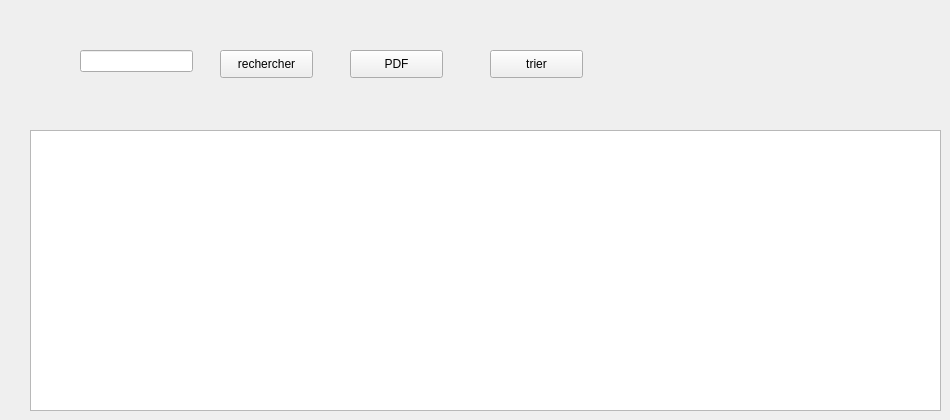
      <widget class="QWidget" name="tab_12">
       <attribute name="title">
        <string>afficher</string>
       </attribute>
       <widget class="QTableView" name="table_reservation_2">
        <property name="geometry">
         <rect>
          <x>30</x>
          <y>130</y>
          <width>911</width>
          <height>281</height>
         </rect>
        </property>
       </widget>
       <widget class="QLineEdit" name="lineEdit_rechercheId_3">
        <property name="geometry">
         <rect>
          <x>80</x>
          <y>50</y>
          <width>113</width>
          <height>22</height>
         </rect>
        </property>
       </widget>
       <widget class="QPushButton" name="pushButton_rechercheId_3">
        <property name="geometry">
         <rect>
          <x>220</x>
          <y>50</y>
          <width>93</width>
          <height>28</height>
         </rect>
        </property>
        <property name="text">
         <string>rechercher</string>
        </property>
       </widget>
       <widget class="QPushButton" name="pushButton_6">
        <property name="geometry">
         <rect>
          <x>350</x>
          <y>50</y>
          <width>93</width>
          <height>28</height>
         </rect>
        </property>
        <property name="text">
         <string>PDF</string>
        </property>
       </widget>
       <widget class="QPushButton" name="pushButton_7">
        <property name="geometry">
         <rect>
          <x>490</x>
          <y>50</y>
          <width>93</width>
          <height>28</height>
         </rect>
        </property>
        <property name="text">
         <string>trier</string>
        </property>
       </widget>
      </widget>
